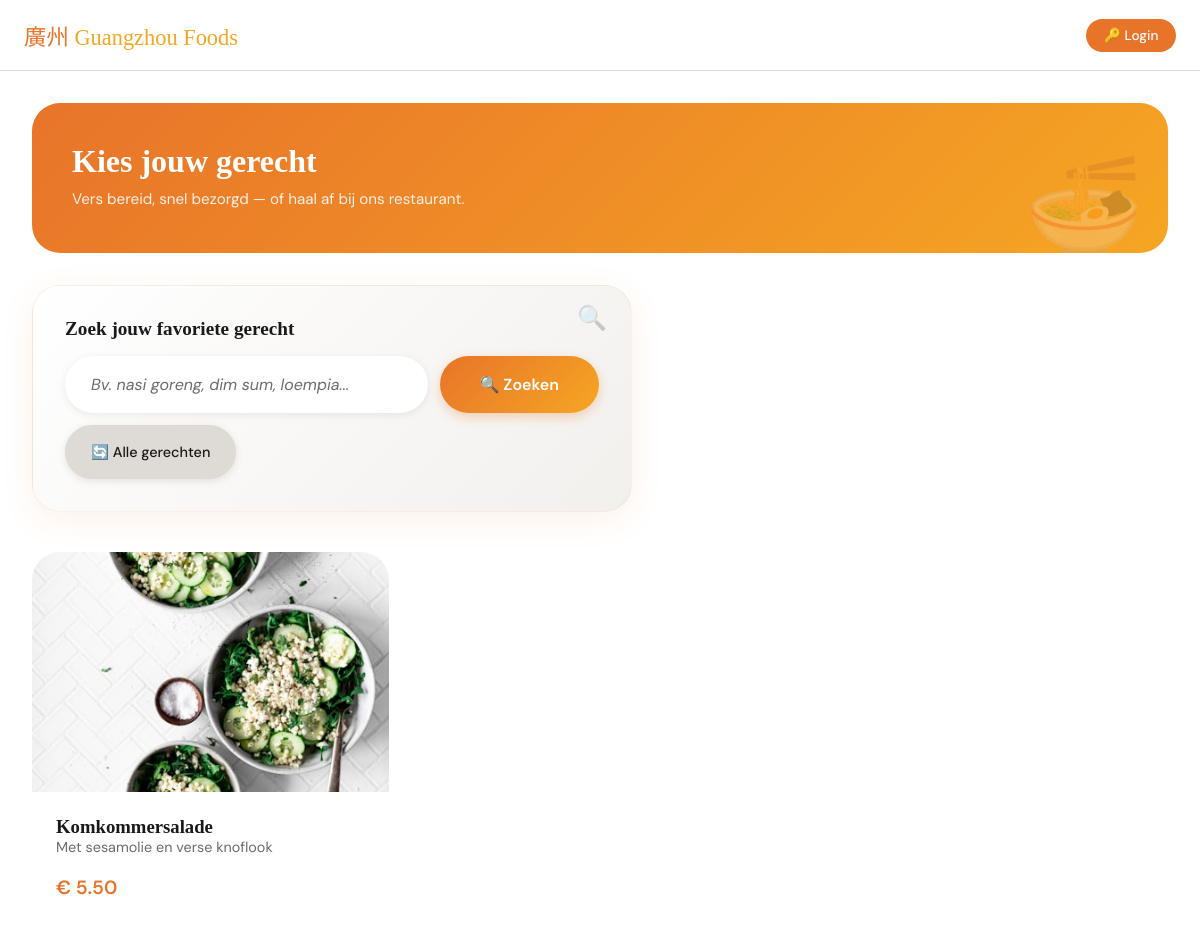
/bestel.php?zoek=Komkommersalade, run on the app's committed database.
### tables this page shows
CREATE TABLE `Gerechten` (
  `id` int NOT NULL,
  `foto` varchar(500) NOT NULL,
  `naam` varchar(50) NOT NULL,
  `beschrijving` varchar(1000) NOT NULL,
  `prijs` decimal(10,2) NOT NULL,
  `type` varchar(50) NOT NULL
);

### bestel.php (the view, shortened to what this page needs)
<?php
include_once 'database.php';
?>
<!DOCTYPE html>
<html lang="nl">
<head>
  <link rel="stylesheet" href="css/style.css" />
  <link rel="stylesheet" href="css/bestel.css" />
  <link rel="stylesheet" href="css/bestel-inline.css" />
</head>
<body>
  <header>
    <div class="header-inner">
      <a href="index.php" class="logo">廣州 <span>Guangzhou Foods</span></a>
      <div class="header-actions">
        <a href="login.php" class="btn-primary" style="font-size:0.85rem; padding:0.5rem 1.1rem;">🔑 Login</a>
      </div>
    </div>
  </header>
  <div id="bestel-sectie">
    <main>
      <section class="menu-section">
        <div class="menu-hero">
          <h1>Kies jouw gerecht</h1>
          <p>Vers bereid, snel bezorgd — of haal af bij ons restaurant.</p>
        </div>
        <form name="zoek-formulier" action="bestel.php" method="GET" class="search-form">
          <label for="zoek-input">Zoek jouw favoriete gerecht</label>
          <div class="search-input-group">
            <input type="text" id="zoek-input" name="zoek" placeholder="Bv. nasi goreng, dim sum, loempia...">
            <button type="submit">🔍 Zoeken</button>
            <a href="bestel.php" class="reset-button" title="Wis zoekopdracht en toon alle gerechten">🔄 Alle gerechten</a>
          </div>
        </form>
        <div class="items-grid">
          <?php
          $hasUserSearched = isset($_GET['zoek']) && $_GET['zoek'] !== "";
          if ($hasUserSearched) {
            $searchString = $_GET['zoek'];
            $searchStringWildCard = "%" . $searchString . "%";
            $sql = "SELECT * FROM Gerechten WHERE naam LIKE :zoek1 OR beschrijving LIKE :zoek2";
            $statement = $pdo->prepare($sql);
            $statement->bindParam(':zoek1', $searchStringWildCard);
            $statement->bindParam(':zoek2', $searchStringWildCard);
            $statement->execute();
          } else {
            $sql = "SELECT * FROM Gerechten";
            $statement = $pdo->prepare($sql);
            $statement->execute();
          }
          $gerechten = $statement->fetchAll();
          foreach ($gerechten as $gerecht) {
            $naam = $gerecht['naam'];
            $beschrijving = $gerecht['beschrijving'];
            $prijs = $gerecht['prijs'];
            $afbeelding = $gerecht['foto'];
            if ($afbeelding == "") {
              $afbeelding = "https://via.placeholder.com/400x300?text=Geen+Afbeelding";
            } else {
              $afbeelding = $afbeelding;
            }
            echo "<div class='item-card'>";
            echo "<img class=item-img src='$afbeelding' alt='$naam' class='card-img'>";
            echo "<div class='item-body'>";
            echo "<h3>$naam</h3>";
            echo "<p>$beschrijving</p>";
            echo "<div class='item-footer'>";
            echo "<span class='item-price'>€ $prijs</span>";
            echo "</div>";
            echo "</div>";
            echo "</div>";
          }
          ?>
        </div>
      </section>
    </main>
  </div>
</body>
</html>

### css/style.css (style rules this page uses)
*, *::before, *::after { box-sizing: border-box; margin: 0; padding: 0; }
html { scroll-behavior: smooth; }
body { font-family: 'DM Sans', sans-serif; background: var(--white); color: var(--dark); overflow-x: hidden; }
:root { --gold: #F5A623; --orange: #E8742A; --grey: #6B6B6B; --light-grey: #F2F0ED; --mid-grey: #DEDBD6; --white: #FFFFFF; --dark: #1A1A1A; --radius-pill: 999px; --radius-card: 28px; --radius-sm: 16px; }
h1, h2, h3, h4 { font-family: 'Noto Serif SC', serif; line-height: 1.15; color: var(--dark); }
p { line-height: 1.75; color: var(--grey); }
a { text-decoration: none; color: inherit; }
.btn-primary { display: inline-block; background: var(--orange); color: var(--white); border: none; padding: 0.65rem 1.6rem; border-radius: var(--radius-pill); font-family: 'DM Sans', sans-serif; font-size: 0.9rem; font-weight: 500; cursor: pointer; transition: background 0.2s; }
.logo { font-family: 'Noto Serif SC', serif; font-size: 1.4rem; color: var(--orange); text-decoration: none; }
.logo span { color: var(--gold); }
header { position: sticky; top: 0; background: rgba(255, 255, 255, 0.94); backdrop-filter: blur(12px); border-bottom: 1px solid var(--mid-grey); z-index: 100; }
.header-inner { max-width: 1200px; margin: 0 auto; padding: 0 1rem; height: 70px; display: flex; align-items: center; justify-content: space-between; }
@media (min-width: 768px) { .header-inner { padding: 0 2rem; } }

### css/bestel-inline.css (style rules this page uses)
#bestel-sectie { display: block; }

### data on the page
gerechten: naam "Komkommersalade", beschrijving "Met sesamolie en verse knoflook", prijs "5.50"
